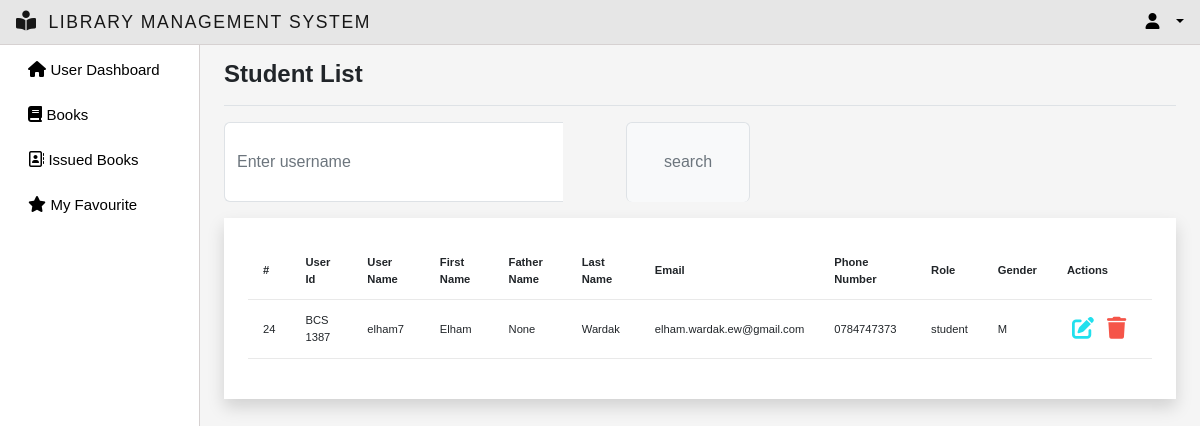
/studentlist/, run on an earlier commit of the app's database.
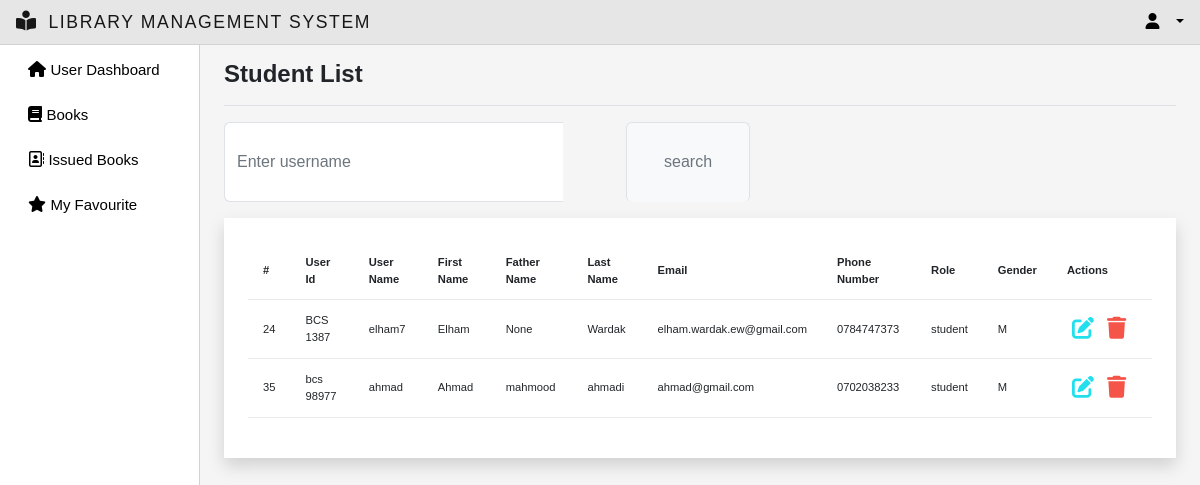
And on a later commit of the database.
### myapp/models.py (models this page shows)
class CustomUser(AbstractUser):
    email = models.EmailField(max_length=255, unique=True)
    username = models.CharField(max_length=50, unique=True)
    first_name = models.CharField(null=True, blank=True, max_length=100)
    father_name= models.CharField(null=True, blank=True, max_length=100)
    last_name = models.CharField(null=True, blank=True, max_length=100)
    phone_number = models.CharField(null=True,blank=True, max_length=20)
    user_id = models.CharField(max_length=50,null=True,blank=True)
    group = models.ForeignKey(Group, on_delete=models.CASCADE, default=2)
    gender = models.CharField(max_length=1,choices=GENDER_CHOICES,null=True,blank=True)
    USERNAME_FIELD = 'email'
    EMAIL_FIELD = 'email'
    REQUIRED_FIELDS = []
    objects = CutomUserManager()

### myapp/views.py (the view)
# urls.py: path('studentlist/',views.StudentList, name ="studentlist"),
def StudentList(request):
    users = CustomUser.objects.filter(group_id="2")
    context = {'users':users}
    return render(request,'studentlist.html', context)

### myapp/templates/studentlist.html (shortened to what this page needs)
{% extends 'main.html' %}
{% block title %}Student List{% endblock title %}
{% block content %}
<div  class="search-customization">
	<div class="mb-3 w-50">
	  <form id="searchForm" action="{% url 'users-management' %}" method="GET">
		<div class="input-group">
		  <input
			class="form-control border-end-0 border"
			type="search"
			placeholder="Enter username"
			id="example-search-input"
			name="search_user"
			value="{{search_user}}"
		  />
		  <span class="input-group-append">
			<input
			  class="btn btn-outline-secondary bg-light border-bottom-0 border ms-n5"
			  type="submit"
			  value="search"
			/>
		  </span>
		</div>
	  </form>
	</div>
</div>
<div class="p-4 shadow bg-white">
    <table class="table table-hover table-font-size">
        <thead>
            <tr>
                <th scope="col">#</th>
                <th scope="col">User Id</th>
                <th scope="col">User Name</th>
                <th scope="col">First Name</th>
                <th scope="col">Father Name</th>
                <th scope="col">Last Name</th>
                <th scope="col">Email</th>
                <th scope="col">Phone Number</th>
                <th scope="col">Role</th>
                <th scope="col">Gender</th>
                <th>Actions</th>
            </tr>
        </thead>
        <tbody>
            {% for user in users %}
                <tr>
                    <td>{{user.id}}</td>
                    <td>{{user.user_id}}</td>
                    <td>{{user.username}}</td>
                    <td>{{user.first_name}}</td>
                    <td>{{user.father_name}}</td>
                    <td>{{user.last_name}}</td>
                    <td>{{user.email}}</td>
                    <td>{{user.phone_number}}</td>
                    <td>{{user.group}}</td>
                    <td>{{user.gender}}</td>
                    <td>
                        <a href="{% url 'update-user' user.id %}" class="edit" data-toggle="modal"><i class="fa-solid fa-pen-to-square"></i></a>
                        <a href="{% url 'delete-user' user.id %}" onclick="return confirm('Do you really want to delete this user?') ;" class="delete" id="deleteBttn" data-toggle="modal"><i class="fa-solid fa-trash"></i></a>
                    </td>
                </tr>
            {% endfor %}
        </tbody>
    </table>
</div>
<br>
{% endblock %}

What changed in the data, as far as the page shows it:
added CustomUser: id "35", user_id "bcs 98977", username "ahmad", first_name "Ahmad", father_name "mahmood", last_name "ahmadi", email "ahmad@gmail.com", phone_number "0702038233", group "student", gender "M"
